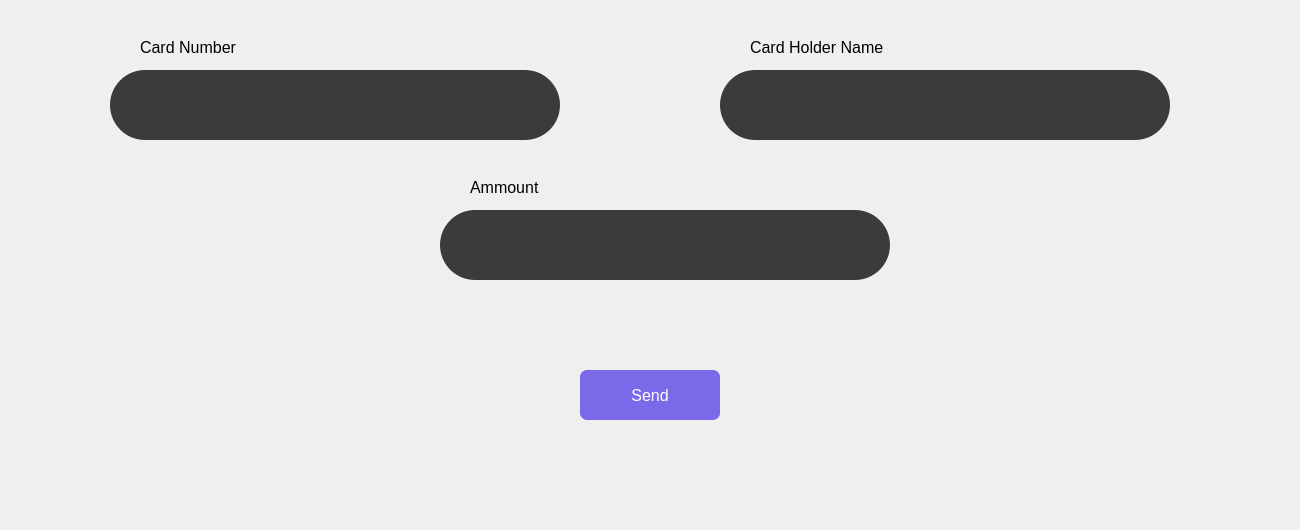
          <widget class="QWidget" name="page_13">
           <widget class="QWidget" name="widget_26" native="true">
            <property name="geometry">
             <rect>
              <x>-10</x>
              <y>-10</y>
              <width>1291</width>
              <height>521</height>
             </rect>
            </property>
            <property name="styleSheet">
             <string notr="true">QLineEdit{
border-radius:35;
}
QPushButton{
background-color:rgb(122, 105, 233);
color:white;
border-radius:7px;
}</string>
            </property>
            <widget class="QLineEdit" name="lineEdit_7">
             <property name="geometry">
              <rect>
               <x>120</x>
               <y>80</y>
               <width>450</width>
               <height>70</height>
              </rect>
             </property>
             <property name="minimumSize">
              <size>
               <width>450</width>
               <height>70</height>
              </size>
             </property>
             <property name="maximumSize">
              <size>
               <width>450</width>
               <height>70</height>
              </size>
             </property>
             <property name="font">
              <font>
               <pointsize>14</pointsize>
              </font>
             </property>
             <property name="styleSheet">
              <string notr="true">background-color: rgb(59, 59, 59);</string>
             </property>
             <property name="text">
              <string/>
             </property>
             <property name="placeholderText">
              <string/>
             </property>
            </widget>
            <widget class="QLineEdit" name="lineEdit_12">
             <property name="geometry">
              <rect>
               <x>450</x>
               <y>220</y>
               <width>450</width>
               <height>70</height>
              </rect>
             </property>
             <property name="minimumSize">
              <size>
               <width>450</width>
               <height>70</height>
              </size>
             </property>
             <property name="maximumSize">
              <size>
               <width>450</width>
               <height>70</height>
              </size>
             </property>
             <property name="font">
              <font>
               <pointsize>14</pointsize>
              </font>
             </property>
             <property name="styleSheet">
              <string notr="true">background-color: rgb(59, 59, 59);</string>
             </property>
             <property name="text">
              <string/>
             </property>
             <property name="placeholderText">
              <string/>
             </property>
            </widget>
            <widget class="QLabel" name="label_92">
             <property name="geometry">
              <rect>
               <x>150</x>
               <y>40</y>
               <width>151</width>
               <height>36</height>
              </rect>
             </property>
             <property name="font">
              <font>
               <pointsize>16</pointsize>
              </font>
             </property>
             <property name="styleSheet">
              <string notr="true">text-align:center;</string>
             </property>
             <property name="text">
              <string>&lt;html&gt;&lt;head/&gt;&lt;body&gt;&lt;p&gt;&lt;span style=&quot; font-size:12pt;&quot;&gt;Card Number&lt;/span&gt;&lt;/p&gt;&lt;/body&gt;&lt;/html&gt;</string>
             </property>
            </widget>
            <widget class="QLabel" name="label_93">
             <property name="geometry">
              <rect>
               <x>480</x>
               <y>180</y>
               <width>91</width>
               <height>36</height>
              </rect>
             </property>
             <property name="font">
              <font>
               <pointsize>16</pointsize>
              </font>
             </property>
             <property name="styleSheet">
              <string notr="true">text-align:center;</string>
             </property>
             <property name="text">
              <string>&lt;html&gt;&lt;head/&gt;&lt;body&gt;&lt;p&gt;&lt;span style=&quot; font-size:12pt;&quot;&gt;Ammount&lt;/span&gt;&lt;/p&gt;&lt;/body&gt;&lt;/html&gt;</string>
             </property>
            </widget>
            <widget class="QPushButton" name="pushButton_8">
             <property name="geometry">
              <rect>
               <x>590</x>
               <y>380</y>
               <width>140</width>
               <height>50</height>
              </rect>
             </property>
             <property name="minimumSize">
              <size>
               <width>140</width>
               <height>50</height>
              </size>
             </property>
             <property name="maximumSize">
              <size>
               <width>140</width>
               <height>50</height>
              </size>
             </property>
             <property name="font">
              <font>
               <pointsize>12</pointsize>
               <bold>false</bold>
              </font>
             </property>
             <property name="text">
              <string>Send</string>
             </property>
            </widget>
            <widget class="QLineEdit" name="lineEdit_14">
             <property name="geometry">
              <rect>
               <x>730</x>
               <y>80</y>
               <width>450</width>
               <height>70</height>
              </rect>
             </property>
             <property name="minimumSize">
              <size>
               <width>450</width>
               <height>70</height>
              </size>
             </property>
             <property name="maximumSize">
              <size>
               <width>450</width>
               <height>70</height>
              </size>
             </property>
             <property name="font">
              <font>
               <pointsize>14</pointsize>
              </font>
             </property>
             <property name="styleSheet">
              <string notr="true">background-color: rgb(59, 59, 59);</string>
             </property>
             <property name="text">
              <string/>
             </property>
             <property name="placeholderText">
              <string/>
             </property>
            </widget>
            <widget class="QLabel" name="label_94">
             <property name="geometry">
              <rect>
               <x>760</x>
               <y>40</y>
               <width>171</width>
               <height>36</height>
              </rect>
             </property>
             <property name="font">
              <font>
               <pointsize>16</pointsize>
              </font>
             </property>
             <property name="styleSheet">
              <string notr="true">text-align:center;</string>
             </property>
             <property name="text">
              <string>&lt;html&gt;&lt;head/&gt;&lt;body&gt;&lt;p&gt;&lt;span style=&quot; font-size:12pt;&quot;&gt;Card Holder Name&lt;/span&gt;&lt;/p&gt;&lt;/body&gt;&lt;/html&gt;</string>
             </property>
            </widget>
           </widget>
          </widget>
